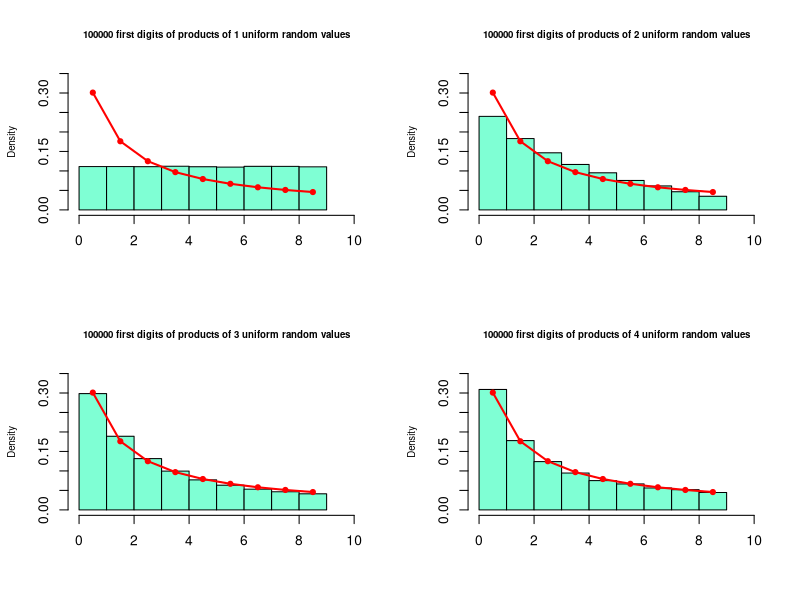

Write the R code that produced this figure.
firstdigit = function(x) ifelse( x==0, 0, sign(x) * trunc( x / 10^floor(log10(x)) ) )

opar = par(mfrow=c(2,2))

N = 100000

for (M in c(1, 2, 3, 4)) {
   hist( firstdigit( apply( matrix(runif(M*N), M,N),2, prod ) ),
     breaks=0:9,
     ylim = c(0, 0.35), xlim=c(0,10),
     col="aquamarine",
     cex.lab=0.7,
     cex.main=0.7,
     xlab="",
     # sub=paste("M = ",M,"    N = ",N),
     probability=TRUE,
     main=sprintf("%5d first digits of products of %d uniform random values", N, M))

   ExpectedHistogram = ( log10(2:10) - log10(1:9) )

   points( 1:9 - 0.5, ExpectedHistogram, type="l", lwd=2, pch=20, col="red", add=TRUE )
   points( 1:9 - 0.5, ExpectedHistogram, type="p", lwd=2, pch=20, col="red", add=TRUE )

}

par(opar)
